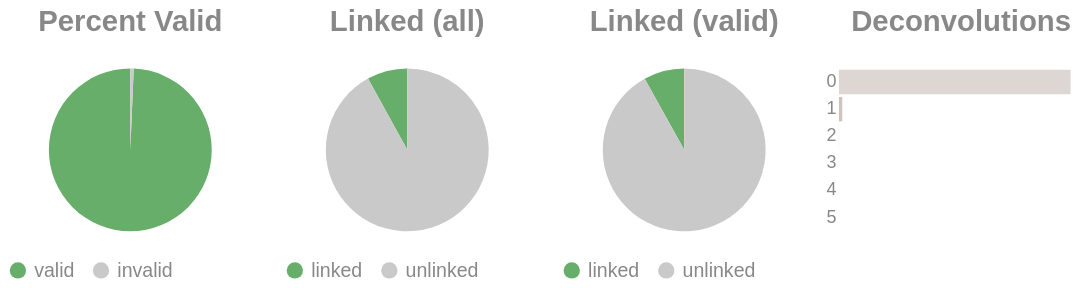

The code cell stored with this chart in its notebook:
### Code cell
if SKIPLR:
    pass
else:
    clash = Counter()
    for i in valids['molecule'].to_list():
        _mol = i.split("-")
        if len(_mol) == 1:
            clash.update('0')
        else:
            clash.update(_mol[-1])

    _d = {"deconvolutions": [], 'count': []}
    for k,v in clash.items():
        _d['deconvolutions'].append(k)
        _d['count'].append(v)

    tot_valid = valids['reads'].sum()
    mask = valids['reads'] >= 2
    n_linked_reads = valids.filter(mask)['reads'].sum()
    if n_linked_reads == 0:
        print_html("No linked molecules (>=2 reads) were detected; skipping linked-only distributions.")
        SKIPLR = True
    else:
        perc_valid = round(tot_valid / n_reads, 4)
        linked_perc_abs = round(n_linked_reads / n_reads, 4)
        linked_perc = round(n_linked_reads / tot_valid, 4)

    _valid = pl.DataFrame({"valids": ['valid', 'invalid'], "count": [tot_valid, n_reads - tot_valid]})
    _linked_abs = pl.DataFrame({"linked (absolute)": ['linked', 'unlinked'], "count": [n_linked_reads, n_reads - n_linked_reads]})
    _linked_rel = pl.DataFrame({"linked (valids)": ['linked', 'unlinked'], "count": [n_linked_reads, tot_valid - n_linked_reads]})

    (
        alt.hconcat(
            piechart(_valid, goodval = 'valid', title = "Percent Valid"),
            piechart(_linked_abs, goodval = "linked", title =  "Linked (all)"),
            piechart(_linked_rel, goodval = "linked", title =  "Linked (valid)"),
            convolutionbar(pl.DataFrame(_d), title = "Deconvolutions"),
            center = True,
            bounds = 'flush'
        )
        .resolve_scale(color='independent')
        .resolve_legend('independent')
        .properties(usermeta={'embedOptions': {"actions": False}})
    ).display()

### Figure 1 — Vega-Lite specification as saved in the notebook (floating-point values rounded to 4 significant figures)
{"width": "container", "height": 400, "config": {"title": {"anchor": "start", "dy": -15, "fontSize": 18, "color": "#888888", "subtitleColor": "#888888", "subtitleFontSize": 14}, "arc": {"fill": "#0072B2"}, "axis": {"domainColor": "#888888", "domainWidth": 0.5, "gridWidth": 0.2, "grid": false, "titleFontWeight": 400, "titleFontSize": 15, "labelFontSize": 11, "labelColor": "#888888", "tickColor": "#888888", "tickWidth": 0.2, "titleColor": "#888888"}, "axisBand": {"grid": false}, "axisX": {"grid": true, "tickSize": 10, "domainCap": "round"}, "axisY": {"domain": false, "grid": true, "tickSize": 0, "domainCap": "round"}, "background": "transparent", "header": {"labelFontSize": 15, "labelColor": "#888888", "titleFontSize": 15, "titleFontWeight": 600, "titleColor": "#888888"}, "legend": {"labelFont": "sans-serif", "labelFontSize": 12, "labelColor": "#888888", "symbolSize": 100, "symbolType": "circle", "titleFontSize": 12, "titlePadding": 10, "titleColor": "#888888", "title": null}, "range": {"category": ["#E69F00", "#56B4E9", "#009E73", "#F0E442", "#0072B2", "#D55E00", "#CC79A7", "#000000"], "diverging": ["#cfe8f3", "#a2d4ec", "#73bfe2", "#46abdb", "#1696d2", "#12719e"]}, "area": {"fill": "#0072B2", "fillOpacity": 0.7, "line": true, "strokeOpacity": 0.7}, "line": {"color": "#0072B2", "stroke": "#0072B2", "strokeWidth": 2}, "trail": {"color": "#0072B2", "stroke": "#0072B2", "strokeWidth": 0, "size": 1}, "point": {"filled": true, "fillOpacity": 1.0, "size": 95}, "text": {"color": "#888888", "fontSize": 11, "align": "right", "fontWeight": 400, "size": 11}, "bar": {"fill": "#0072B2", "stroke": null}, "view": {"stroke": null, "continuousWidth": 660, "continuousHeight": 400}}, "hconcat": [{"data": {"name": "data-2ed93a66ee9bccb5f20db9b65bbf8892"}, "mark": {"type": "arc"}, "encoding": {"color": {"field": "valids", "legend": {"orient": "bottom", "title": null}, "scale": {"domain": ["valid", "invalid"], "range": ["#68ae6b", "#C9C9C9"]}, "title": "Valids", "type": "nominal"}, "theta": {"field": "count", "type": "quantitative"}, "tooltip": [{"field": "valids", "title": "Valids", "type": "ordinal"}, {"field": "percent", "format": ".2%", "title": "Percent", "type": "quantitative"}, {"field": "count", "title": "Count", "type": "quantitative"}]}, "height": 100, "title": {"text": "Percent Valid", "align": "center", "anchor": "middle"}, "transform": [{"calculate": "datum.count / 2227392", "as": "percent"}], "width": 150}, {"data": {"name": "data-617095e2b55d524f45c5508b79d5268f"}, "mark": {"type": "arc"}, "encoding": {"color": {"field": "linked (absolute)", "legend": {"orient": "bottom", "title": null}, "scale": {"domain": ["linked", "unlinked"], "range": ["#68ae6b", "#C9C9C9"]}, "title": "Linked (Absolute)", "type": "nominal"}, "theta": {"field": "count", "type": "quantitative"}, "tooltip": [{"field": "linked (absolute)", "title": "Linked (Absolute)", "type": "ordinal"}, {"field": "percent", "format": ".2%", "title": "Percent", "type": "quantitative"}, {"field": "count", "title": "Count", "type": "quantitative"}]}, "height": 100, "title": {"text": "Linked (all)", "align": "center", "anchor": "middle"}, "transform": [{"calculate": "datum.count / 2227392", "as": "percent"}], "width": 150}, {"data": {"name": "data-fb40dae0968319f369b8bc813b2935db"}, "mark": {"type": "arc"}, "encoding": {"color": {"field": "linked (valids)", "legend": {"orient": "bottom", "title": null}, "scale": {"domain": ["linked", "unlinked"], "range": ["#68ae6b", "#C9C9C9"]}, "title": "Linked (Valids)", "type": "nominal"}, "theta": {"field": "count", "type": "quantitative"}, "tooltip": [{"field": "linked (valids)", "title": "Linked (Valids)", "type": "ordinal"}, {"field": "percent", "format": ".2%", "title": "Percent", "type": "quantitative"}, {"field": "count", "title": "Count", "type": "quantitative"}]}, "height": 100, "title": {"text": "Linked (valid)", "align": "center", "anchor": "middle"}, "transform": [{"calculate": "datum.count / 2212489", "as": "percent"}], "width": 150}, {"data": {"name": "data-0f0186aeed9c6e4bdc0b48a3b506c726"}, "mark": {"type": "bar"}, "encoding": {"color": {"field": "deconvolutions", "legend": null, "scale": {"scheme": "lightgreyred"}, "type": "nominal"}, "tooltip": [{"field": "deconvolutions", "title": "Deconvolutions", "type": "ordinal"}, {"field": "percent", "format": ".2%", "title": "Percent", "type": "quantitative"}, {"field": "count", "title": "Count", "type": "quantitative"}], "x": {"axis": null, "field": "count", "type": "quantitative"}, "y": {"field": "deconvolutions", "sort": "ascending", "title": null, "type": "nominal"}}, "height": 100, "title": {"text": "Deconvolutions", "align": "center", "anchor": "middle"}, "transform": [{"calculate": "datum.count / 2116547", "as": "percent"}], "width": 150}], "bounds": "flush", "center": true, "resolve": {"legend": {"angle": "independent"}, "scale": {"color": "independent"}}, "usermeta": {"embedOptions": {"actions": false}}, "$schema": "https://vega.github.io/schema/vega-lite/v6.1.0.json", "datasets": {"data-2ed93a66ee9bccb5f20db9b65bbf8892": [{"valids": "valid", "count": 2212489}, {"valids": "invalid", "count": 14903}], "data-617095e2b55d524f45c5508b79d5268f": [{"linked (absolute)": "linked", "count": 178351}, {"linked (absolute)": "unlinked", "count": 2049041}], "data-fb40dae0968319f369b8bc813b2935db": [{"linked (valids)": "linked", "count": 178351}, {"linked (valids)": "unlinked", "count": 2034138}], "data-0f0186aeed9c6e4bdc0b48a3b506c726": [{"deconvolutions": "0", "count": 2085704}, {"deconvolutions": "1", "count": 29968}, {"deconvolutions": "2", "count": 836}, {"deconvolutions": "3", "count": 34}, {"deconvolutions": "4", "count": 4}, {"deconvolutions": "5", "count": 1}]}}
